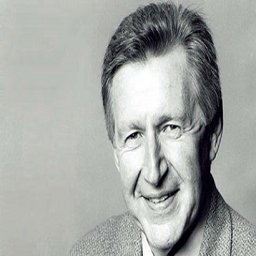
#> input picture 17JE003548_2/sample3.png, 256 x 256 px
$ python 3b.py
#> lines starting #> are read from the running program, lines starting #| are printed output that depends on the picture
# -*- coding: utf-8 -*-
"""
Created on Thu Jan 21 14:38:23 2021

@author: Abhi
"""
import cv2
import statistics as st
img=cv2.imread("sample3.png",0)
#> img: shape (256, 256); min 0, max 255, mean 166.9

cv2.imshow("image",img)
cv2.waitKey(0)
cv2.destroyAllWindows()

h,v=img.shape
#> h = 256; v = 256

## PLEASE RUN THEM INDIVIDUALLY ORESLE FILTERS IS GETTING OVERLAPPED ##

############################ MIN ########################################
img2=img
k=3

for i in range(h-k):
    for j in range(v-k):
        arr=[]
        for x in range(k):
            for y in range(k):
                arr.append(img[i+x][j+y])
        mn=min(arr)
        img2[i][j]=mn
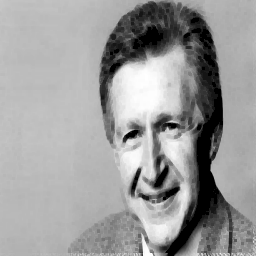
#> img2: shape (256, 256); min 0, max 255, mean 155.2

cv2.imshow("image",img2)
cv2.waitKey(0)
cv2.destroyAllWindows()

############################## MAX #######################################
img2=img
k=3

for i in range(h-k):
    for j in range(v-k):
        arr=[]
        for x in range(k):
            for y in range(k):
                arr.append(img[i+x][j+y])
        mn=max(arr)
        img2[i][j]=mn
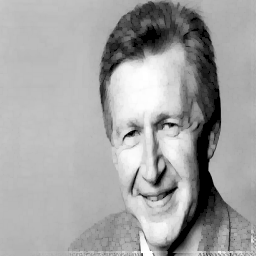
#> img2: shape (256, 256); min 0, max 255, mean 163.2

cv2.imshow("image",img2)
cv2.waitKey(0)
cv2.destroyAllWindows()

############################## MEDIAN #######################################
img2=img
k=3

for i in range(h-k):
    for j in range(v-k):
        arr=[]
        for x in range(k):
            for y in range(k):
                arr.append(img[i+x][j+y])
        median=st.median(arr)
        img2[i][j]=median
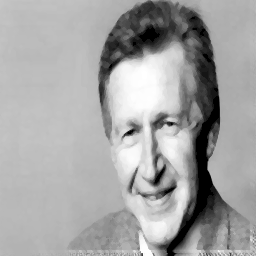
#> img2: shape (256, 256); min 0, max 255, mean 163.4


############################ weighted ########################################
img2=img
k=3
weight=[0,1,0,0,1,0,0,1,0]

for i in range(h-k):
    for j in range(v-k):
        s=0
        for x in range(k):
            for y in range(k):
                s+=img[i+x][j+y]*weight[x*k+y]
        img2[i][j]=s
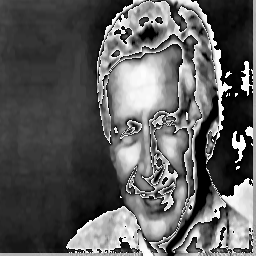
#> img2: shape (256, 256); min 0, max 255, mean 92.6

cv2.imshow("image",img2)
cv2.waitKey(0)
cv2.destroyAllWindows()

$ run again, with 17JE003548_2/sample1.png copied over 17JE003548_2/sample3.png
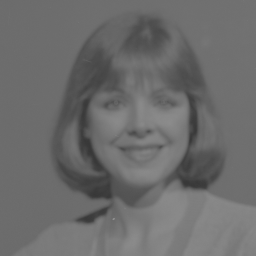
#> input picture 17JE003548_2/sample1.png, 256 x 256 px
#> img is the input picture: shape (256, 256); min 55, max 144, mean 107.9
#> after the loop `for i in range(h-k):`:
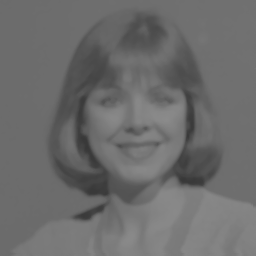
#> img2: shape (256, 256); min 56, max 139, mean 107.9
#> after the loop `for i in range(h-k):`:
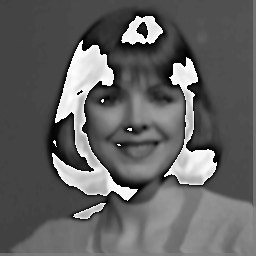
#> img2: shape (256, 256); min 0, max 255, mean 98.4

$ run again, with 17JE003548_2/sample2.png copied over 17JE003548_2/sample3.png
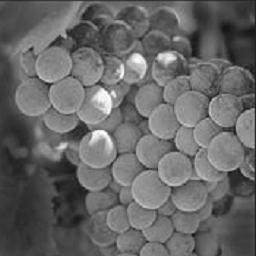
#> input picture 17JE003548_2/sample2.png, 256 x 256 px
#> after the loop `for i in range(h-k):`:
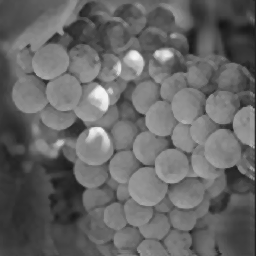
#> img2: shape (256, 256); min 21, max 244, mean 101.6
#> after the loop `for i in range(h-k):`:
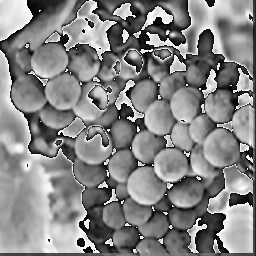
#> img2: shape (256, 256); min 0, max 255, mean 132.5
